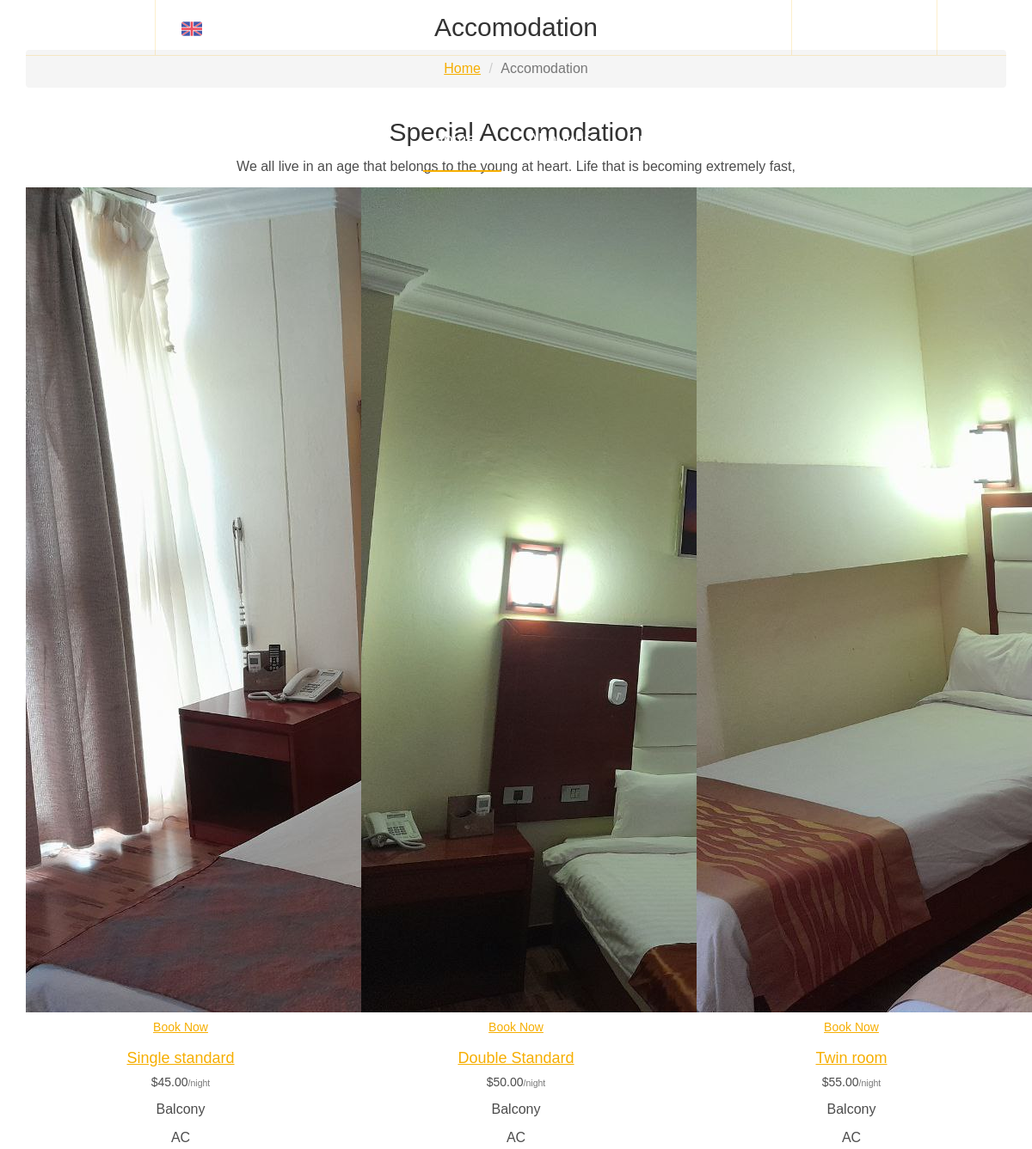
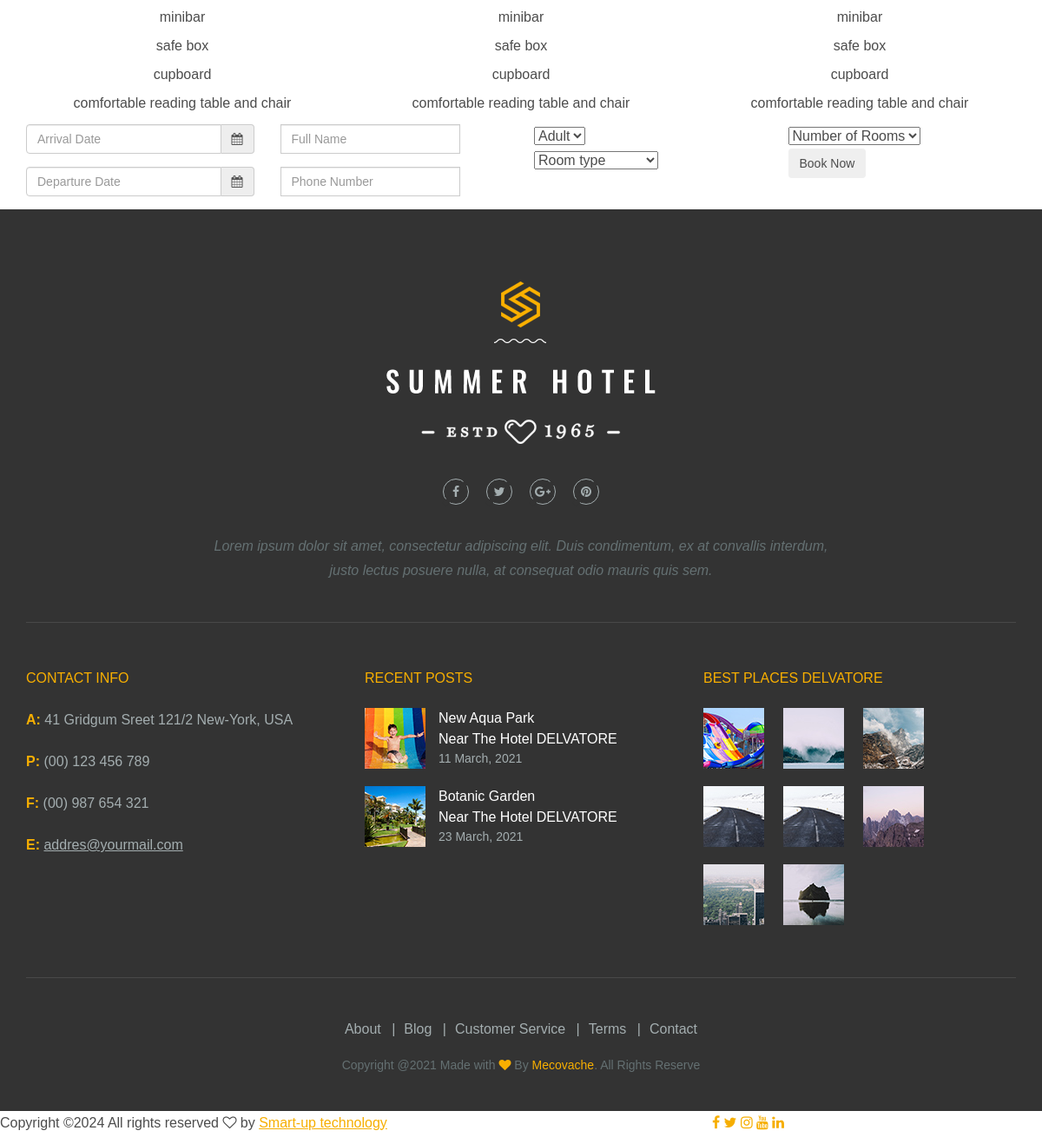
/accomodation/, run on the app's committed database (2 pictures, top to bottom).
### website/models.py (models this page shows, shortened)
class Accommodation(models.Model):
    room_type = models.CharField(max_length=255, verbose_name='Room Type')
    description = models.TextField(verbose_name='Description')
    description_detail = models.TextField(null=True,blank=True)
    price_per_night = models.DecimalField(max_digits=10, decimal_places=2, verbose_name='Price per Night')
    capacity = models.IntegerField(verbose_name='Capacity')
    amenities = models.ManyToManyField('Amenity', blank=True, verbose_name='Amenities')
    image = models.ImageField(upload_to='accommodation_images/', verbose_name='Image')
    image1 = models.ImageField(upload_to='accommodation_images/', verbose_name='Image' ,null=True,blank=True)
    image2 = models.ImageField(upload_to='accommodation_images/', verbose_name='Image' ,null=True,blank=True)
    image3 = models.ImageField(upload_to='accommodation_images/', verbose_name='Image' ,null=True,blank=True)
    class Meta:
        verbose_name = 'Accommodation'
        verbose_name_plural = 'Accommodations'

class Amenity(models.Model):
    name = models.CharField(max_length=255, verbose_name='Amenity Name')
    class Meta:
        verbose_name = 'Amenity'
        verbose_name_plural = 'Amenities'

### website/views.py (the view)
# urls.py: path('accomodation/',  views.accommodation, name='accomodation'),
def accommodation(request):
    accommodations = Accommodation.objects.all()
    context = {'accommodations':accommodations}
    context.update(data_for_all())
    return render(request,'accommodations.html',context)

### templates/accommodations.html (shortened to what this page needs)
{% extends "base.html" %} {%load static %} {% block content %}
        <section class="breadcrumb_area">
            <div class="container">
                <div class="page-cover text-center">
                    <h2 class="page-cover-tittle">Accomodation</h2>
                    <ol class="breadcrumb">
                        <li><a href="index.html">Home</a></li>
                        <li class="active">Accomodation</li>
                    </ol>
                </div>
            </div>
        </section>
        <section class="accomodation_area section_gap">
            <div class="container">
                <div class="section_title text-center">
                    <h2 class="title_color">Special Accomodation</h2>
                    <p>We all live in an age that belongs to the young at heart. Life that is becoming extremely fast,</p>
                </div>
                <div class="row mb_30">
                    {% for accommodation in accommodations %}
                    <div class="col-lg-4 col-sm-6">
                        <div class="accomodation_item text-center">
                            <div class="hotel_img">
                                <img src="{{ accommodation.image.url }}" alt="{{ accommodation.title }}" class="img-fluid" >
                                <a href="{% url 'hotel:accommodation_details' accommodation.id %}" class="btn theme_btn button_hover">Book Now</a>
                            </div>
                            <a href="{% url 'hotel:accommodation_details' accommodation.id %}">
                                <h4 class="sec_h4">{{ accommodation.room_type }}</h4>
                            </a>
                            <h5>${{ accommodation.price_per_night }}<small>/night</small></h5>
                            <p> <ul class="unordered-list1">
                                {% for service in accommodation.amenities.all %}
                                <li > {{ service.name }}</li>
                                {% endfor %}
                            </ul></p>
                        </div>
                    </div>
                {% endfor %}
                </div>
            </div>
        </section>
        {% include "booking.html" %}
{% endblock %}

### data on the page
Accommodation: room_type "Single standard", price_per_night "45.00"
Amenity: name "Balcony"
Amenity: name "AC"
Amenity: name "minibar"
Amenity: name "safe box"
Amenity: name "cupboard"
Amenity: name "comfortable reading table and chair"
Accommodation: room_type "Double Standard", price_per_night "50.00"
Accommodation: image (picture), room_type "Twin room", price_per_night "55.00"
